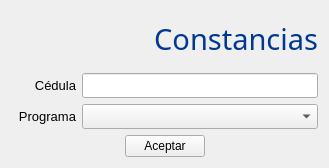
<?xml version="1.0" encoding="UTF-8"?>
<ui version="4.0">
 <class>dialogo</class>
 <widget class="QWidget" name="dialogo">
  <property name="geometry">
   <rect>
    <x>0</x>
    <y>0</y>
    <width>329</width>
    <height>168</height>
   </rect>
  </property>
  <property name="windowTitle">
   <string>CONTROL DE ESTUDIOS</string>
  </property>
  <property name="windowIcon">
   <iconset resource="icons.qrc">
    <normaloff>:/new/prefix1/iconos/esfera48.png</normaloff>:/new/prefix1/iconos/esfera48.png</iconset>
  </property>
  <layout class="QVBoxLayout" name="verticalLayout">
   <item>
    <widget class="QLabel" name="titulo">
     <property name="font">
      <font>
       <family>Gill Sans MT</family>
       <pointsize>22</pointsize>
       <weight>50</weight>
       <italic>false</italic>
       <bold>false</bold>
      </font>
     </property>
     <property name="styleSheet">
      <string notr="true">font: 22pt &quot;Gill Sans MT&quot;;
color: rgb(00,56,147);</string>
     </property>
     <property name="text">
      <string>Constancias</string>
     </property>
     <property name="alignment">
      <set>Qt::AlignRight|Qt::AlignTrailing|Qt::AlignVCenter</set>
     </property>
    </widget>
   </item>
   <item>
    <layout class="QHBoxLayout" name="lc_layout">
     <item>
      <widget class="QLabel" name="etiqueta">
       <property name="minimumSize">
        <size>
         <width>65</width>
         <height>0</height>
        </size>
       </property>
       <property name="font">
        <font>
         <family>Segoe UI</family>
         <pointsize>10</pointsize>
        </font>
       </property>
       <property name="text">
        <string>Cédula</string>
       </property>
       <property name="alignment">
        <set>Qt::AlignRight|Qt::AlignTrailing|Qt::AlignVCenter</set>
       </property>
      </widget>
     </item>
     <item>
      <widget class="QLineEdit" name="cedula">
       <property name="minimumSize">
        <size>
         <width>0</width>
         <height>25</height>
        </size>
       </property>
       <property name="font">
        <font>
         <family>Segoe UI</family>
         <pointsize>9</pointsize>
        </font>
       </property>
      </widget>
     </item>
    </layout>
   </item>
   <item>
    <layout class="QHBoxLayout" name="lc_layout2">
     <item>
      <widget class="QLabel" name="etiqueta2">
       <property name="maximumSize">
        <size>
         <width>65</width>
         <height>16777215</height>
        </size>
       </property>
       <property name="font">
        <font>
         <family>Segoe UI</family>
         <pointsize>10</pointsize>
        </font>
       </property>
       <property name="text">
        <string>Programa</string>
       </property>
       <property name="alignment">
        <set>Qt::AlignRight|Qt::AlignTrailing|Qt::AlignVCenter</set>
       </property>
      </widget>
     </item>
     <item>
      <widget class="QComboBox" name="combo">
       <property name="minimumSize">
        <size>
         <width>0</width>
         <height>25</height>
        </size>
       </property>
       <property name="font">
        <font>
         <family>Segoe UI</family>
         <pointsize>9</pointsize>
        </font>
       </property>
      </widget>
     </item>
    </layout>
   </item>
   <item>
    <layout class="QHBoxLayout" name="horizontalLayout_2">
     <item>
      <spacer name="horizontalSpacer">
       <property name="orientation">
        <enum>Qt::Horizontal</enum>
       </property>
       <property name="sizeHint" stdset="0">
        <size>
         <width>40</width>
         <height>20</height>
        </size>
       </property>
      </spacer>
     </item>
     <item>
      <widget class="QPushButton" name="aceptar">
       <property name="font">
        <font>
         <family>Segoe UI</family>
         <pointsize>9</pointsize>
        </font>
       </property>
       <property name="text">
        <string>Aceptar</string>
       </property>
      </widget>
     </item>
     <item>
      <spacer name="horizontalSpacer_2">
       <property name="orientation">
        <enum>Qt::Horizontal</enum>
       </property>
       <property name="sizeHint" stdset="0">
        <size>
         <width>40</width>
         <height>20</height>
        </size>
       </property>
      </spacer>
     </item>
    </layout>
   </item>
  </layout>
 </widget>
 <resources>
  <include location="icons.qrc"/>
 </resources>
 <connections/>
</ui>
